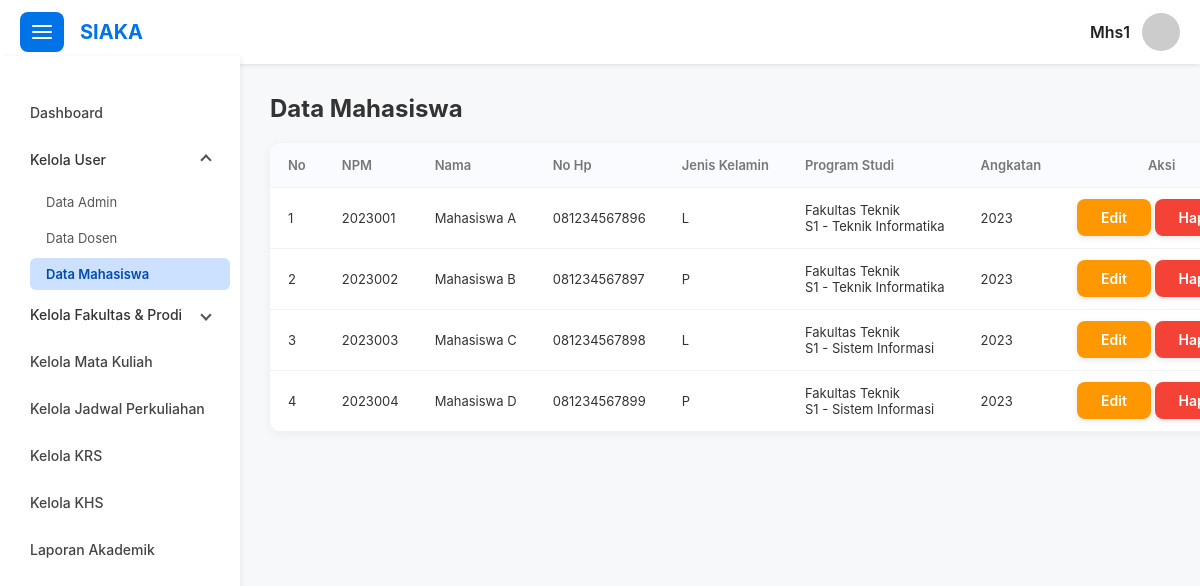
Before: /page/user/data_mahasiswa.php (signed in) with the older database file.
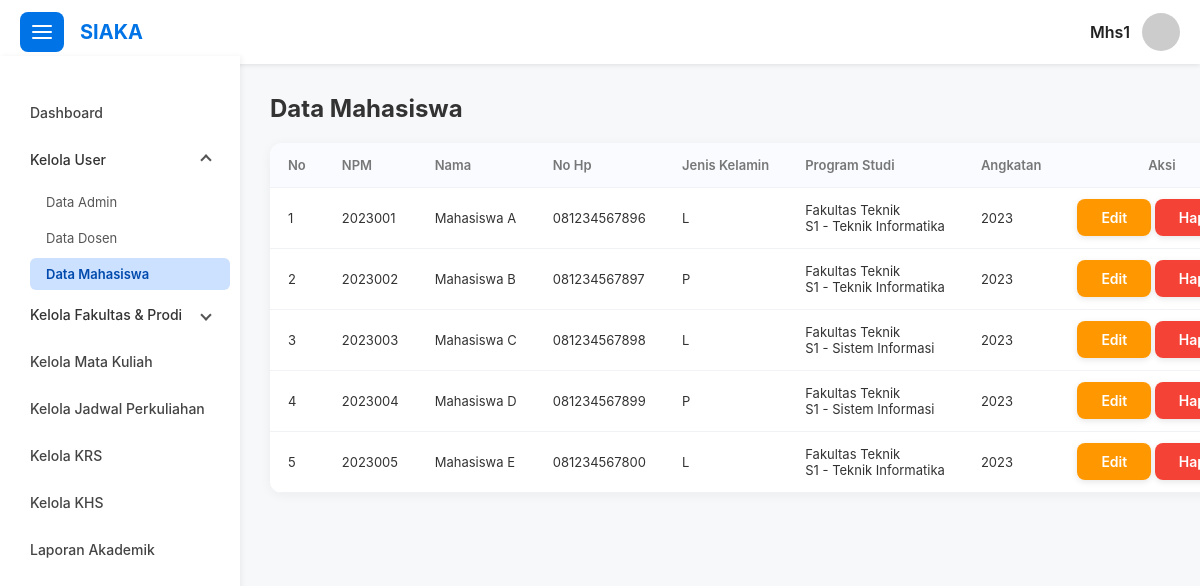
After: the same page with the newer database file.
### tables this page shows
CREATE TABLE `mahasiswa` (
  `id` int(11) NOT NULL,
  `user_id` int(11) NOT NULL,
  `nim` varchar(20) DEFAULT NULL,
  `nama_lengkap` varchar(100) DEFAULT NULL,
  `jenis_kelamin` enum('L','P') DEFAULT NULL,
  `tanggal_lahir` date DEFAULT NULL,
  `alamat` text DEFAULT NULL,
  `no_telp` varchar(20) DEFAULT NULL,
  `id_prodi` int(11) DEFAULT NULL,
  `angkatan` year(4) DEFAULT NULL,
  `status_mahasiswa` enum('aktif','cuti','lulus','nonaktif','dropout','pindah','mengundurkan_diri') DEFAULT 'aktif'
);

CREATE TABLE `fakultas` (
  `id` int(11) NOT NULL,
  `nama_fakultas` varchar(100) NOT NULL
);

CREATE TABLE `prodi` (
  `id` int(11) NOT NULL,
  `nama_prodi` varchar(100) NOT NULL,
  `id_fakultas` int(11) NOT NULL,
  `jenjang` enum('D3','S1','S2') DEFAULT NULL
);

### config/config.php (called while the page is built, shortened)
<?php
function base_url($path = '')
{
  return BASE_URL . ltrim($path, '/');
}

### page/user/data_mahasiswa.php (the view, shortened to what this page needs)
<?php include("../../layout/header.php"); ?>
<?php include("../../layout/topbar.php"); ?>
<?php include("../../layout/sidebar.php"); ?>
<?php include("../../config/db.php"); ?>
<section id="data-mahasiswa">
  <div class="row">
    <div class="col-md-12">
      <table>
        <thead>
          <tr>
            <th>No</th>
            <th>NPM</th>
            <th>Nama</th>
            <th>No Hp</th>
            <th>Jenis Kelamin</th>
            <th>Program Studi</th>
            <th>Angkatan</th>
            <th class="text-center">Aksi</th>
          </tr>
        </thead>
        <?php
        $query = "SELECT m.*, p.nama_prodi, p.jenjang, f.nama_fakultas FROM mahasiswa m JOIN prodi p ON p.id = m.id_prodi JOIN fakultas f ON f.id = p.id_fakultas";
        $sql = mysqli_query($conn, $query);
        $count = mysqli_num_rows($sql);
        $no = 1;
        ?>
        <tbody id="mahasiswa-table-body">
          <?php if ($count > 0) { ?>
            <?php while ($data = mysqli_fetch_array($sql)) { ?>
              <tr>
                <td><?= $no++; ?></td>
                <td><?= $data["nim"]; ?></td>
                <td><?= $data["nama_lengkap"]; ?></td>
                <td><?= $data["no_telp"]; ?></td>
                <td><?= $data["jenis_kelamin"]; ?></td>
                <td>
                  <?= $data["nama_fakultas"]; ?> <br>
                  <?= $data["jenjang"]; ?> - <?= $data["nama_prodi"]; ?>
                </td>
                <td><?= $data["angkatan"]; ?></td>
                <td class="text-center">
                  <a href="<?= base_url("/page/user/edit_mahasiswa.php") . "?nim=" . $data["nim"]; ?>" class="btn btn-warning">Edit</a>
                  <a href="<?= base_url("/action/mahasiswa/hapus_data.php") . "?nim=" . $data["nim"]; ?>" class="btn btn-danger">Hapus</a>
                </td>
              </tr>
            <?php } ?>
          <?php } else { ?>
            <tr>
              <td colspan="6" style="text-align: center;">Tidak ada data</td>
            </tr>
          <?php } ?>
        </tbody>
      </table>
    </div>
  </div>
</section>
<?php include("../../layout/scripts.php"); ?>
<?php include("../../layout/footer.php"); ?>

Changed rows visible on the page:
added mahasiswa: nim "2023005", nama_lengkap "Mahasiswa E", no_telp "081234567800", jenis_kelamin "L", fakultas.nama_fakultas "Fakultas Teknik", id_prodi.jenjang "S1", id_prodi.nama_prodi "Teknik Informatika", angkatan "2023"
